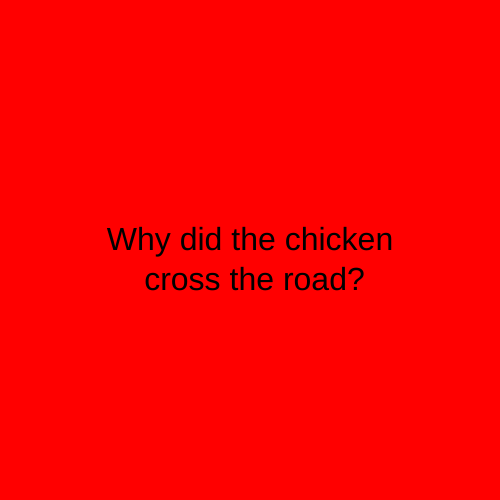
Frame 1 (no input)
Frame 60 (no input): identical to frame 1, image omitted
Frame 120 (the mouse pressed at the canvas centre since frame 60): identical to frame 1, image omitted

The p5.js sketch that drew this single still picture (run headless with seeded random() and noise() and a simulated clock; from frame 60 on, the mouse is pressed at the canvas centre):

// p5.js sketch
// ── sketch.js
let timer = 0;
let state = 0;

function setup() {
  createCanvas(500, 500);
textSize(32);
textAlign(CENTER);
rectMode(CENTER)
}


function draw() {


  switch (state) {

    case 0:
      background('red');
      text("Why did the chicken\n cross the road?", 250, 250);
      // increment the timer variable
      timer = timer + 1;
      //if the timer var is greater than 200
      if (timer > 5 * 60) {
        //make it go to state 1
        state = 1;
        timer = 0;
      }
      break;

    case 1:
      background('blue');
      text("To get to the other side", 250, 250, 350, 400);
      break;

  }
}
